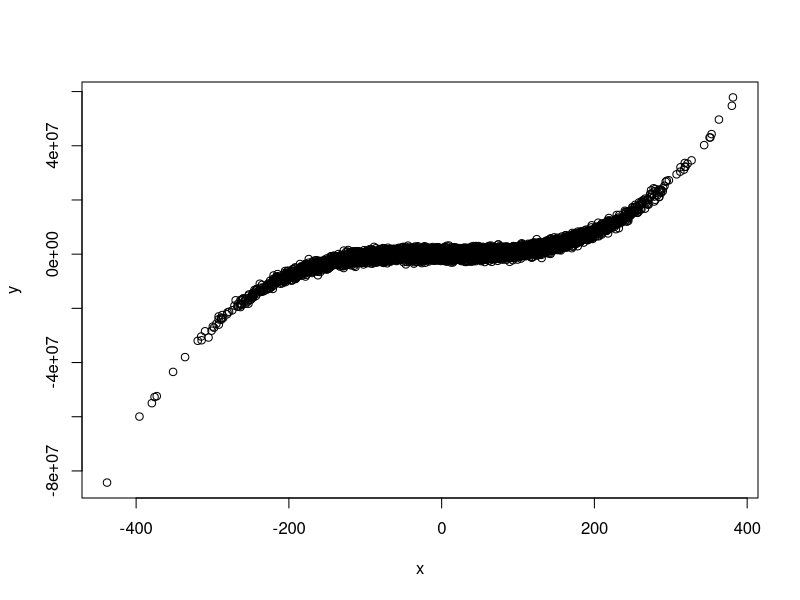

Here is the R script that generated this plot: (Note: this script raises an error after producing the figure.)
# Group Assignment 3
#generating some random data
x <- rnorm(10000,10,100)
y <- x^3 + x^2 + x + rnorm(10000,0,1000000) #y is a polynomial function of x with some noise
data <- data.frame(x,y)
plot(x,y)

#this fits a cubic polynomial model
nsplines <- 20 # put the number of splines here
width <- (max(data$x) - min(data$x)) / nsplines
min <- min(x)
model <- 0
dim(model) <- nsplines

#fitting a cubic mondel for each slice
for(i in 1:nsplines){
  subdata <- subset(data, (data$x > (min+width*(i-1) && data$x < (min+width*i)))) # subset data
    #run model on subsetted data and assign it here
    model[i] <- lm(subdata$y~poly(subdata$x,3)) #polynomial model of degree 3
}



